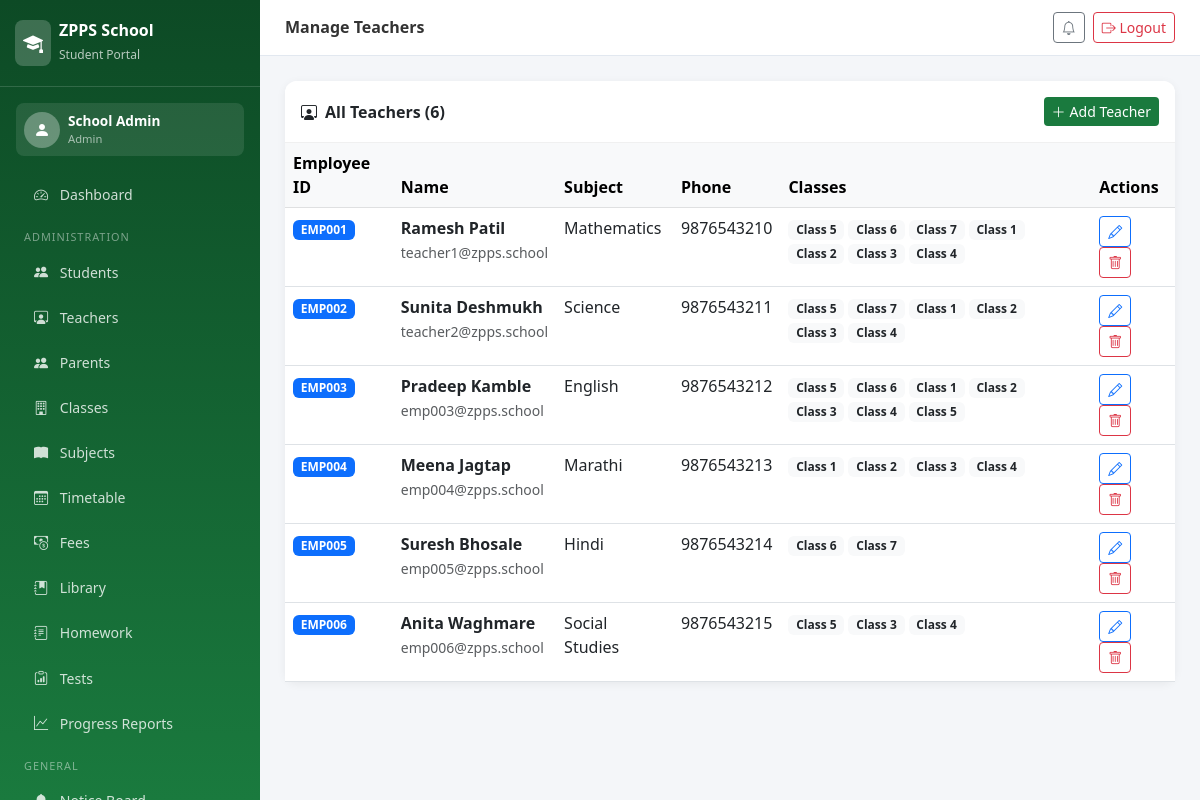
/teachers/ (signed in), run on the app's committed database.
### portal/models.py (models this page shows, shortened)
class Teacher(models.Model):
    user = models.OneToOneField(User, on_delete=models.CASCADE)
    employee_id = models.CharField(max_length=20, unique=True)
    phone = models.CharField(max_length=15)
    subject = models.CharField(max_length=50)
    classes = models.ManyToManyField(Class, blank=True)
    photo = models.ImageField(upload_to='teacher_photos/', blank=True, null=True)

class Class(models.Model):
    name = models.CharField(max_length=20)  # e.g. "Class 5"
    section = models.CharField(max_length=5, default='A')
    academic_year = models.CharField(max_length=10, default='2024-25')
    class Meta:
        verbose_name_plural = "Classes"

### portal/views.py (the view)
# urls.py: path('teachers/', views.manage_teachers, name='manage_teachers'),
@login_required
def manage_teachers(request):
    teachers = Teacher.objects.select_related('user').all()
    return render(request, 'portal/admin/teachers.html', {'teachers': teachers})

### templates/portal/admin/teachers.html (shortened to what this page needs)
{% extends 'portal/base.html' %}
{% block page_title %}Manage Teachers{% endblock %}
{% block content %}
<div class="card">
    <div class="card-header d-flex justify-content-between align-items-center py-3">
        <span><i class="bi bi-person-workspace me-2"></i>All Teachers ({{ teachers.count }})</span>
        <a href="{% url 'add_teacher' %}" class="btn btn-zpps btn-sm"><i class="bi bi-plus-lg me-1"></i>Add Teacher</a>
    </div>
    <div class="card-body p-0">
        <div class="table-responsive">
            <table class="table table-hover mb-0">
                <thead class="table-light">
                    <tr><th>Employee ID</th><th>Name</th><th>Subject</th><th>Phone</th><th>Classes</th><th>Actions</th></tr>
                </thead>
                <tbody>
                    {% for t in teachers %}
                    <tr>
                        <td><span class="badge bg-primary">{{ t.employee_id }}</span></td>
                        <td><strong>{{ t.user.get_full_name }}</strong><br><small class="text-muted">{{ t.user.email }}</small></td>
                        <td>{{ t.subject }}</td>
                        <td>{{ t.phone }}</td>
                        <td>{% for c in t.classes.all %}<span class="badge bg-light text-dark me-1">{{ c.name }}</span>{% endfor %}</td>
                        <td>
                            <a href="{% url 'edit_teacher' t.pk %}" class="btn btn-sm btn-outline-primary me-1"><i class="bi bi-pencil"></i></a>
                            <a href="{% url 'delete_teacher' t.pk %}" class="btn btn-sm btn-outline-danger"><i class="bi bi-trash"></i></a>
                        </td>
                    </tr>
                    {% empty %}
                    <tr><td colspan="6" class="text-center p-4 text-muted">No teachers found.</td></tr>
                    {% endfor %}
                </tbody>
            </table>
        </div>
    </div>
</div>
{% endblock %}

### templates/portal/base.html (shortened to what this page needs)
<!DOCTYPE html>
<html lang="en">
<head>
    <link href="https://cdn.jsdelivr.net/npm/bootstrap@5.3.0/dist/css/bootstrap.min.css" rel="stylesheet">
    <link href="https://cdn.jsdelivr.net/npm/bootstrap-icons@1.11.0/font/bootstrap-icons.css" rel="stylesheet">
</head>
<body>
<nav class="sidebar" id="sidebar">
    <div class="sidebar-brand">
        <div class="d-flex align-items-center gap-2">
            <div style="background:rgba(255,255,255,0.2);border-radius:8px;padding:8px;">
                <i class="bi bi-mortarboard-fill text-white fs-5"></i>
            </div>
            <div><h5>ZPPS School</h5><small>Student Portal</small></div>
        </div>
    </div>
    {% if user.is_authenticated %}
    <div class="p-3">
        <div class="d-flex align-items-center gap-2 p-2" style="background:rgba(255,255,255,0.1);border-radius:8px;">
            <div style="background:rgba(255,255,255,0.3);border-radius:50%;width:36px;height:36px;display:flex;align-items:center;justify-content:center;">
                <i class="bi bi-person-fill text-white"></i>
            </div>
            <div>
                <div style="color:#fff;font-size:0.85rem;font-weight:600;">{{ user.get_full_name|default:user.username }}</div>
                <div style="color:rgba(255,255,255,0.6);font-size:0.7rem;">
                    {% if user.is_superuser %}Admin{% else %}{% if user.teacher %}Teacher{% else %}{% if user.student %}Student{% else %}{% if user.parent %}Parent{% endif %}{% endif %}{% endif %}{% endif %}
                </div>
            </div>
        </div>
    </div>
    <ul class="nav flex-column px-1 pb-4">
        <li><a class="nav-link" href="{% url 'dashboard' %}"><i class="bi bi-speedometer2"></i> Dashboard</a></li>
        {% if user.is_superuser %}
        <li><div class="nav-section">Administration</div></li>
        <li><a class="nav-link" href="{% url 'manage_students' %}"><i class="bi bi-people-fill"></i> Students</a></li>
        <li><a class="nav-link" href="{% url 'manage_teachers' %}"><i class="bi bi-person-workspace"></i> Teachers</a></li>
        <li><a class="nav-link" href="{% url 'manage_parents' %}"><i class="bi bi-people-fill"></i> Parents</a></li>
        <li><a class="nav-link" href="{% url 'manage_classes' %}"><i class="bi bi-building"></i> Classes</a></li>
        <li><a class="nav-link" href="{% url 'manage_subjects' %}"><i class="bi bi-book-fill"></i> Subjects</a></li>
        <li><a class="nav-link" href="{% url 'view_timetable' %}"><i class="bi bi-calendar3"></i> Timetable</a></li>
        <li><a class="nav-link" href="{% url 'manage_fees' %}"><i class="bi bi-cash-coin"></i> Fees</a></li>
        <li><a class="nav-link" href="{% url 'library' %}"><i class="bi bi-journal-bookmark-fill"></i> Library</a></li>
        <li><a class="nav-link" href="{% url 'homework' %}"><i class="bi bi-journal-text"></i> Homework</a></li>
        <li><a class="nav-link" href="{% url 'class_tests' %}"><i class="bi bi-clipboard-data"></i> Tests</a></li>
        <li><a class="nav-link" href="{% url 'all_progress' %}"><i class="bi bi-graph-up"></i> Progress Reports</a></li>
        {% endif %}
        <li><div class="nav-section">General</div></li>
        <li><a class="nav-link" href="{% url 'notice_board' %}"><i class="bi bi-bell-fill"></i> Notice Board</a></li>
    </ul>
    {% endif %}
</nav>
<div class="main-content">
    <div class="topbar">
        <div class="d-flex align-items-center gap-3">
            <h6>{% block page_title %}ZPPS Portal{% endblock %}</h6>
        </div>
        <div class="d-flex align-items-center gap-2">
            <a href="{% url 'notice_board' %}" class="btn btn-sm btn-outline-secondary"><i class="bi bi-bell"></i></a>
            <a href="{% url 'logout' %}" class="btn btn-sm btn-outline-danger"><i class="bi bi-box-arrow-right"></i> Logout</a>
        </div>
    </div>
    <div class="page-body">
        {% block content %}{% endblock %}
    </div>
</div>
</body>
</html>

### templates/portal/base.html (style rules this page uses)
:root { --zpps-green: #1a7a3e; --zpps-light: #e8f5ee; --zpps-dark: #0d4a25; --sidebar-width: 260px; }
body { background: #f4f6f9; font-family: 'Segoe UI', sans-serif; }
.sidebar { width: var(--sidebar-width); height: 100vh; background: linear-gradient(180deg, var(--zpps-dark) 0%, var(--zpps-green) 100%); position: fixed; top: 0; left: 0; z-index: 1000; overflow-y: auto; overflow-x: hidden; }
.sidebar-brand { padding: 20px 15px; border-bottom: 1px solid rgba(255,255,255,0.15); }
.sidebar-brand h5 { color: #fff; font-weight: 700; margin: 0; font-size: 1rem; }
.sidebar-brand small { color: rgba(255,255,255,0.7); font-size: 0.75rem; }
.sidebar .nav-link { color: rgba(255,255,255,0.8); padding: 10px 20px; border-radius: 8px; margin: 2px 10px; transition: all 0.2s; font-size: 0.88rem; }
.sidebar .nav-link i { width: 20px; margin-right: 8px; }
.nav-section { color: rgba(255,255,255,0.45); font-size: 0.68rem; text-transform: uppercase; padding: 12px 20px 4px; letter-spacing: 1px; }
.main-content { margin-left: var(--sidebar-width); }
.topbar { background: #fff; padding: 12px 25px; border-bottom: 1px solid #e2e8f0; display: flex; align-items: center; justify-content: space-between; position: sticky; top: 0; z-index: 100; }
.topbar h6 { margin: 0; font-weight: 600; color: #333; }
.page-body { padding: 25px; }
.card { border: none; border-radius: 12px; box-shadow: 0 2px 10px rgba(0,0,0,0.06); }
.card-header { background: #fff; border-bottom: 1px solid #f0f0f0; font-weight: 600; border-radius: 12px 12px 0 0 !important; }
.btn-zpps { background: var(--zpps-green); color: #fff; border: none; }

### data on the page
Teacher: employee_id "EMP001", user.get_full_name "Ramesh Patil", user.email "teacher1@zpps.school", subject "Mathematics", phone "9876543210"
Class: name "Class 5"
Class: name "Class 6"
Class: name "Class 7"
Class: name "Class 1"
Class: name "Class 2"
Class: name "Class 3"
Class: name "Class 4"
Teacher: employee_id "EMP002", user.get_full_name "Sunita Deshmukh", user.email "teacher2@zpps.school", subject "Science", phone "9876543211"
Teacher: employee_id "EMP003", user.get_full_name "Pradeep Kamble", user.email "emp003@zpps.school", subject "English", phone "9876543212"
Class: name "Class 5"
Teacher: employee_id "EMP004", user.get_full_name "Meena Jagtap", user.email "emp004@zpps.school", subject "Marathi", phone "9876543213"
Teacher: employee_id "EMP005", user.get_full_name "Suresh Bhosale", user.email "emp005@zpps.school", subject "Hindi", phone "9876543214"
Teacher: employee_id "EMP006", user.get_full_name "Anita Waghmare", user.email "emp006@zpps.school", subject "Social Studies", phone "9876543215"

### other printed values
{{ user.get_full_name|default:user.username }} "School Admin"
{{ teachers.count }} "6"
